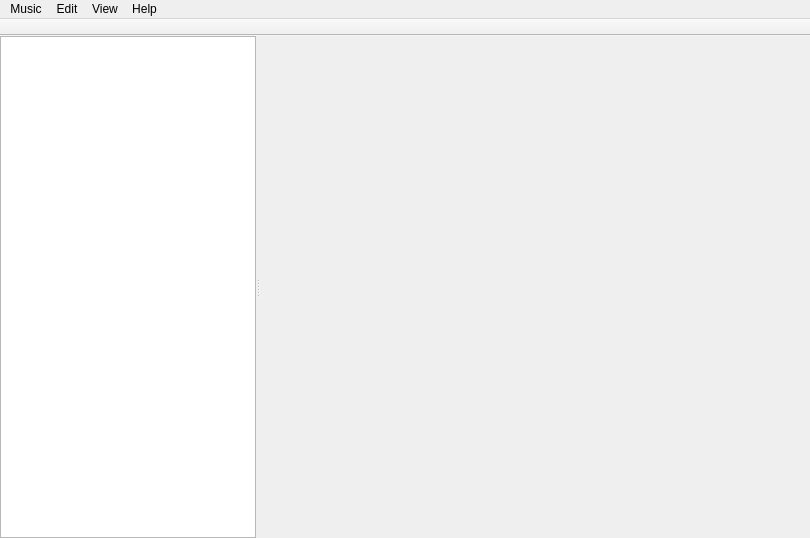
<?xml version="1.0" encoding="UTF-8"?>
<ui version="4.0">
 <class>MainWindow</class>
 <widget class="QMainWindow" name="MainWindow">
  <property name="geometry">
   <rect>
    <x>0</x>
    <y>0</y>
    <width>810</width>
    <height>538</height>
   </rect>
  </property>
  <property name="minimumSize">
   <size>
    <width>810</width>
    <height>500</height>
   </size>
  </property>
  <property name="windowTitle">
   <string>Qtiko</string>
  </property>
  <property name="unifiedTitleAndToolBarOnMac">
   <bool>true</bool>
  </property>
  <widget class="QWidget" name="centralwidget">
   <layout class="QHBoxLayout" name="horizontalLayout">
    <property name="margin">
     <number>0</number>
    </property>
    <item>
     <widget class="Splitter" name="splitter">
      <property name="orientation">
       <enum>Qt::Horizontal</enum>
      </property>
      <property name="childrenCollapsible">
       <bool>false</bool>
      </property>
      <widget class="PlacesView" name="places">
       <property name="sizePolicy">
        <sizepolicy hsizetype="Fixed" vsizetype="Expanding">
         <horstretch>0</horstretch>
         <verstretch>0</verstretch>
        </sizepolicy>
       </property>
       <property name="minimumSize">
        <size>
         <width>100</width>
         <height>0</height>
        </size>
       </property>
       <property name="maximumSize">
        <size>
         <width>16777215</width>
         <height>16777215</height>
        </size>
       </property>
       <property name="baseSize">
        <size>
         <width>230</width>
         <height>0</height>
        </size>
       </property>
       <property name="verticalScrollBarPolicy">
        <enum>Qt::ScrollBarAsNeeded</enum>
       </property>
       <property name="horizontalScrollBarPolicy">
        <enum>Qt::ScrollBarAlwaysOff</enum>
       </property>
       <property name="editTriggers">
        <set>QAbstractItemView::NoEditTriggers</set>
       </property>
       <property name="horizontalScrollMode">
        <enum>QAbstractItemView::ScrollPerPixel</enum>
       </property>
      </widget>
      <widget class="QWidget" name="widget" native="true">
       <property name="sizePolicy">
        <sizepolicy hsizetype="Expanding" vsizetype="Preferred">
         <horstretch>1</horstretch>
         <verstretch>0</verstretch>
        </sizepolicy>
       </property>
       <property name="minimumSize">
        <size>
         <width>350</width>
         <height>0</height>
        </size>
       </property>
       <layout class="QVBoxLayout" name="verticalLayout_2">
        <property name="margin">
         <number>0</number>
        </property>
       </layout>
      </widget>
     </widget>
    </item>
   </layout>
  </widget>
  <widget class="QMenuBar" name="menubar">
   <property name="geometry">
    <rect>
     <x>0</x>
     <y>0</y>
     <width>810</width>
     <height>25</height>
    </rect>
   </property>
   <widget class="QMenu" name="menuPlik">
    <property name="title">
     <string>Music</string>
    </property>
    <addaction name="actionRescan"/>
    <addaction name="separator"/>
    <addaction name="actionQuit"/>
   </widget>
   <widget class="QMenu" name="menuView">
    <property name="title">
     <string>View</string>
    </property>
    <addaction name="actionSwitchInterface"/>
    <addaction name="separator"/>
    <addaction name="actionJumpToSong"/>
   </widget>
   <widget class="QMenu" name="menuHelp">
    <property name="title">
     <string>Help</string>
    </property>
    <addaction name="actionAboutQt"/>
    <addaction name="separator"/>
    <addaction name="actionAbout"/>
   </widget>
   <widget class="QMenu" name="menuEdit">
    <property name="title">
     <string>Edit</string>
    </property>
    <addaction name="actionPreferences"/>
    <addaction name="separator"/>
    <addaction name="actionShuffle"/>
    <addaction name="actionRepeat"/>
   </widget>
   <addaction name="menuPlik"/>
   <addaction name="menuEdit"/>
   <addaction name="menuView"/>
   <addaction name="menuHelp"/>
  </widget>
  <widget class="QToolBar" name="toolBar">
   <property name="windowTitle">
    <string>toolBar</string>
   </property>
   <property name="movable">
    <bool>false</bool>
   </property>
   <property name="toolButtonStyle">
    <enum>Qt::ToolButtonFollowStyle</enum>
   </property>
   <property name="floatable">
    <bool>false</bool>
   </property>
   <attribute name="toolBarArea">
    <enum>TopToolBarArea</enum>
   </attribute>
   <attribute name="toolBarBreak">
    <bool>false</bool>
   </attribute>
  </widget>
  <action name="actionQuit">
   <property name="text">
    <string>Quit</string>
   </property>
   <property name="shortcut">
    <string>Ctrl+Q</string>
   </property>
   <property name="shortcutContext">
    <enum>Qt::ApplicationShortcut</enum>
   </property>
   <property name="autoRepeat">
    <bool>false</bool>
   </property>
  </action>
  <action name="actionSwitchInterface">
   <property name="enabled">
    <bool>false</bool>
   </property>
   <property name="text">
    <string>Party mode</string>
   </property>
   <property name="shortcut">
    <string>F11</string>
   </property>
   <property name="shortcutContext">
    <enum>Qt::ApplicationShortcut</enum>
   </property>
   <property name="autoRepeat">
    <bool>false</bool>
   </property>
  </action>
  <action name="actionAboutQt">
   <property name="text">
    <string>About Qt</string>
   </property>
  </action>
  <action name="actionAbout">
   <property name="text">
    <string>About</string>
   </property>
  </action>
  <action name="actionPreferences">
   <property name="text">
    <string>Preferences</string>
   </property>
  </action>
  <action name="actionShuffle">
   <property name="checkable">
    <bool>true</bool>
   </property>
   <property name="enabled">
    <bool>false</bool>
   </property>
   <property name="text">
    <string>Shuffle</string>
   </property>
   <property name="shortcut">
    <string>Ctrl+U</string>
   </property>
  </action>
  <action name="actionRepeat">
   <property name="checkable">
    <bool>true</bool>
   </property>
   <property name="text">
    <string>Repeat</string>
   </property>
   <property name="shortcut">
    <string>Ctrl+R</string>
   </property>
  </action>
  <action name="actionRescan">
   <property name="text">
    <string>Rescan</string>
   </property>
  </action>
  <action name="actionJumpToSong">
   <property name="enabled">
    <bool>false</bool>
   </property>
   <property name="text">
    <string>Jump to Playing Song</string>
   </property>
   <property name="shortcut">
    <string>Ctrl+J</string>
   </property>
  </action>
 </widget>
 <customwidgets>
  <customwidget>
   <class>PlacesView</class>
   <extends>QListView</extends>
   <header>widgets/places_view.h</header>
  </customwidget>
  <customwidget>
   <class>Splitter</class>
   <extends>QSplitter</extends>
   <header>widgets/splitter.h</header>
   <container>1</container>
  </customwidget>
 </customwidgets>
 <resources/>
 <connections/>
</ui>
